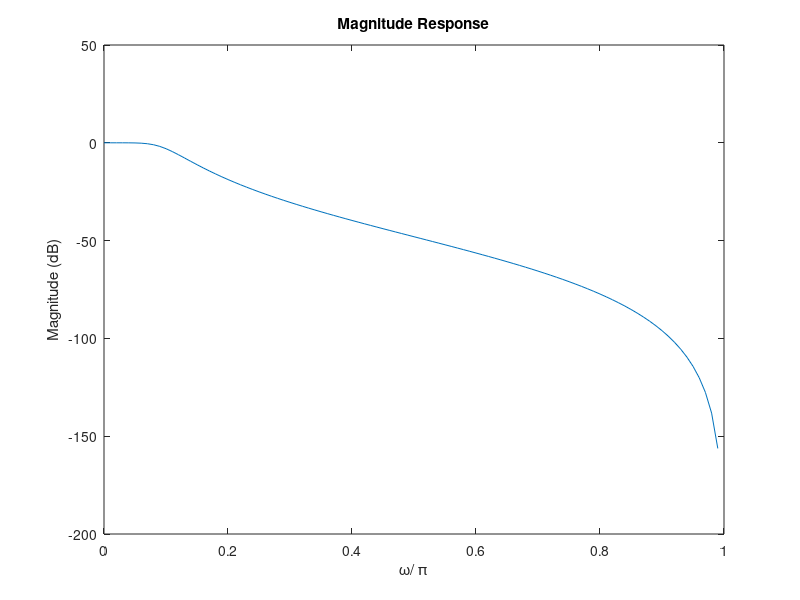

The MATLAB script that drew this image: (Note: this script raises an error after producing the figure.)
%Q1
%first butfilter
L=3;
fc=0.1;
fs=10;
Ts=1/fs;
[b,a]=butter(L,fc);
%2
K=100;
[H,w]=freqz(b,a,K);
dB=mag2db(abs(H));
plot(w/pi,dB);
xlabel('\omega/ \pi');
ylabel('Magnitude (dB)');
title('Magnitude Response');
plot(w/pi, phase(H)*180/pi);
xlabel('\omega/ \pi');
ylabel('Phase(degrees)');
title('Phase Response');
%c
n=1:1:100;
x=cos(2*pi*(n-1)*Ts);
y=filter(b,a,x);
stem(n,y);
xlabel('n');
ylabel(y);
title('Filtered signal of x[n]');
ylabel('y');

%second butfilter
L=7;
fc=0.1;
fs=10;
Ts=1/fs;
[b,a]=butter(L,fc);
%2
K=100;
[H,w]=freqz(b,a,K);
dB=mag2db(abs(H));
plot(w/pi,dB);
xlabel('\omega/ \pi');
ylabel('Magnitude (dB)');
title('Magnitude Response');
plot(w/pi, phase(H)*180/pi);
xlabel('\omega/ \pi');
ylabel('Phase(degrees)');
title('Phase Response');
%c
n=1:1:100;
x=cos(2*pi*(n-1)*Ts);
y=filter(b,a,x);
stem(n,y);
xlabel('n');
ylabel(y);
title('Filtered signal of x[n]');
ylabel('y');

%third filter
L=3;
fc=0.5;
fs=10;
Ts=1/fs;
[b,a]=butter(L,fc);
%2
K=100;
[H,w]=freqz(b,a,K);
dB=mag2db(abs(H));
plot(w/pi,dB);
xlabel('\omega/ \pi');
ylabel('Magnitude (dB)');
title('Magnitude Response');
plot(w/pi, phase(H)*180/pi);
xlabel('\omega/ \pi');
ylabel('Phase(degrees)');
title('Phase Response');
%c
n=1:1:100;
x=cos(2*pi*(n-1)*Ts);
y=filter(b,a,x);
stem(n,y);
xlabel('n');
ylabel(y);
title('Filtered signal of x[n]');
ylabel('y');


